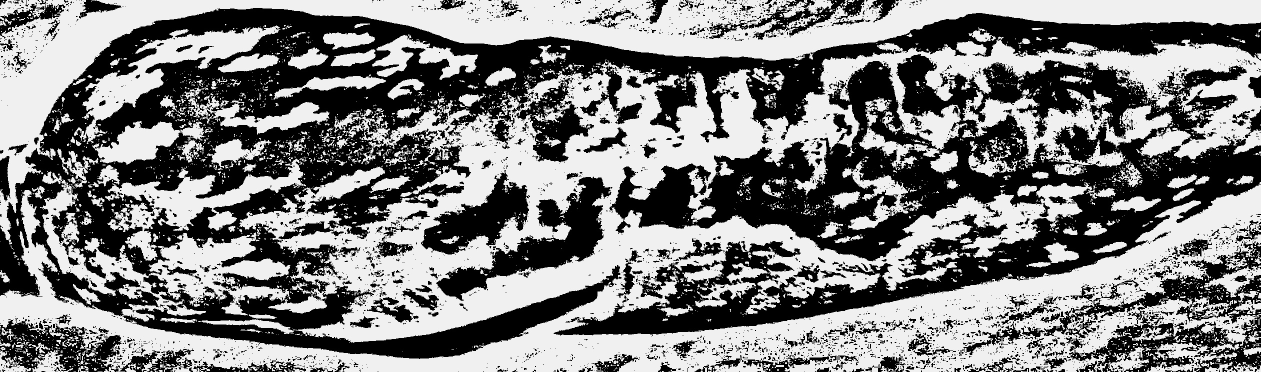
#> input picture image_022.jpg, 2521 x 744 px (shown at 1/2 size)
$ python -i image_funs.py   (imports and definitions only)   (older library calls are emulated)
#> lines starting #> are read from the running program, lines starting #| are printed output that depends on the picture; after the words box and inside, x2 and y2 are one past the last pixel; in counts of white or black regions, pixels touching at a corner belong together
# -*- coding: utf-8 -*-
"""
Created on Tue Aug 02 10:27:03 2016

@author: Starship

Repository for image pre-processing functions
"""

import cv2
import numpy as np
import math
import os
import matplotlib.pyplot as plt
from scipy import misc, ndimage
from skimage.feature import peak_local_max
from skimage.morphology import watershed
from skimage.color import rgb2gray
from skimage.measure import perimeter
import shapely.geometry as sg
import scipy
import pylab

from cont2points import cont2points

##### Patch complexity #####
# [10 lines left out: function perim_func, not called in this run]


##### Gamma Correction ########
def gamma(img, gamma = 0.5):
    'adjusts gamma level of input image'
    img_float = np.float32(img)
    max_pixel = np.max(img_float)
    #image pixel normalisation
    img_normalised = img_float/max_pixel
    #gamma correction exponent calulated
    gamma_corr = np.log(img_normalised)*gamma
    #gamma correction being applied
    gamma_corrected = np.exp(gamma_corr)*255.0
    #conversion to unsigned int 8 bit
    gamma_corrected = np.uint8(gamma_corrected)
    return gamma_corrected


###### Foreground extractor #######
def fore_extract (img):
    'Extract the foreground of the image using a blur+findContour method and a grabCut method together.'
    '''
    Attempts to find the background and turn it black. Equalizes the histogram,
    boosts gamma way up to 15 such that the only contour is the seal (usually),
    blurs, then finds that contour, builds a filled polygon from the point,
    and then multiplies the (inverted) boolean values by the original image
    such that the background (black, 0) turns all corresponding background
    pixels in the original black as well.

    Requires: cv2, numpy as np
    '''
    gray_img = cv2.cvtColor(img, cv2.COLOR_BGR2GRAY)
    trash = gray_img[:].copy()
    eq_img = cv2.equalizeHist(src=gray_img, dst=trash) #Eq histogram
    gammed = gamma(eq_img, gamma=15) #Boost gamma very high
    blur = gammed #Destination for blur
    #Apply blur to minimize contours
    cv2.GaussianBlur(src=gammed, dst=blur, ksize=(35,35), sigmaX=0, sigmaY=0 )
    cont = cv2.findContours(blur, cv2.RETR_EXTERNAL,
           cv2.CHAIN_APPROX_SIMPLE)[-2] #Find contours
    areaArray = [] #empty array
    for i, c in enumerate(cont): #Fill array with areas
        area = cv2.contourArea(c)
        areaArray.append(area)
    sorteddata = sorted(zip(areaArray, cont), key = lambda x: x[0],
                        reverse=True) #Sort the data
    largest1 = sorteddata[0][1] #Find the largest contour
    points1 = np.array([point[0] for point in largest1]) #points for largest
    points2 = [0,0]
    if len(sorteddata) > 1 : #Some images don't have 2 segments
        largest2 = sorteddata[1][1] #Find 2nd largest contour
        points2 = np.array([point[0] for point in largest2]) #points for 2nd
    else: largest2 = np.asarray((0,0)) #if no 2nd, empty array
    blank = np.zeros(shape = gray_img.shape)
    if len(points2) > 2 : #If there're two segments
        filled = cv2.fillPoly(blank, [points1, points2], 1) #filled poly 1+2
    else:
        filled = cv2.fillPoly(blank, [points1], 1) #Else just 1st poly filled
    boole = ~np.bool8(filled) #inverts so background is 0
    boole = np.uint8(boole) #convert from bool to integer (1 or 0)
    masked = gray_img*boole #Multiply original img by 1 or 0 to mask poly
       ######## Secondary: GrabCut
    '''
    Secondary foreground extractor, cv2's grabCut. both methods pretty good.
    Together, quite good
    '''
    mask = np.zeros(img.shape[:2],np.uint8)

    bgdModel = np.zeros((1,65),np.float64) #This pretty much never changes when
    fgdModel = np.zeros((1,65),np.float64) #using grabCut

    #Make a rect around the ROI, or here, the whole image-1pixel since it's
    #already cropped.
    rect = (0,0,img.shape[1]-1, len(img)-1)

    cv2.grabCut(img,mask,rect,bgdModel,fgdModel,2,cv2.GC_INIT_WITH_RECT)
    mask2 = np.where((mask==2)|(mask==0),0,1).astype('uint8')
    masked2 = img*mask2[:,:,np.newaxis]
    masked2 = cv2.cvtColor(masked2, cv2.COLOR_BGR2GRAY)
    masked = masked2*boole #Make a mask, add to previous mask

    # Find how much white there is. Integrates into inversion decision later
    how_mask = masked.size - np.count_nonzero(masked)

    cv2.imshow("masked img", masked)
    cv2.waitKey(0)
    cv2.destroyAllWindows()

    return masked, how_mask

# [49 lines left out: function gamma_search, not called in this run]


>>> import cv2
>>> picture = cv2.imread('image_022.jpg')
#> picture is the input picture: shape (744, 2521, 3); min 0, max 250, mean 128
>>> result = fore_extract(picture)
#> in fore_extract, `eq_img = cv2.equalizeHist(src=gray_img, dst=trash)`:
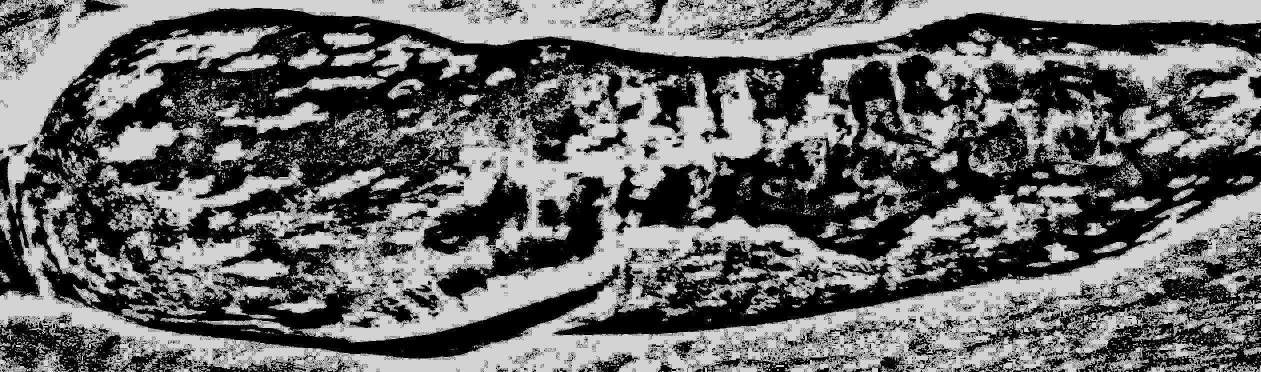
#> eq_img: shape (744, 2521) (shown at 1/2 size); min 0, max 255, mean 103.4
#> in gamma, `max_pixel = np.max(img_float)`: max_pixel = 255
#> in gamma, `gamma_corr = np.log(img_normalised)*gamma`:
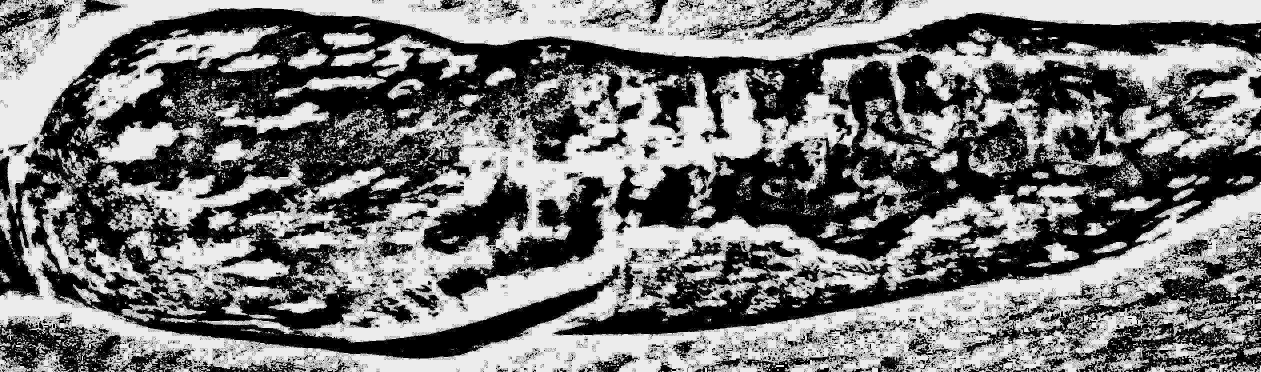
#> gamma_corr: shape (744, 2521) float32 (shown at 1/2 size); 36.93% of the values are NaN or infinite; the others: min -38.95, max 0, mean -10.28; drawn with min black, max white, NaN and infinite black
#> in gamma, `gamma_corrected = np.exp(gamma_corr)*255.0`:
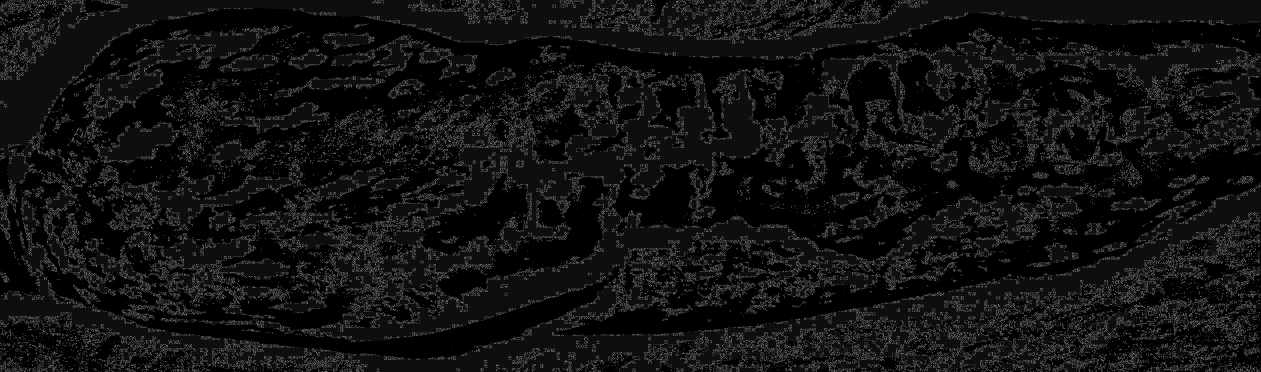
#> gamma_corrected: shape (744, 2521) float32 (shown at 1/2 size); min 0, max 255, mean 17.9
#> in fore_extract, `cv2.GaussianBlur(src=gammed, dst=blur, ksize=(35,35), sigmaX=0, sigmaY..`:
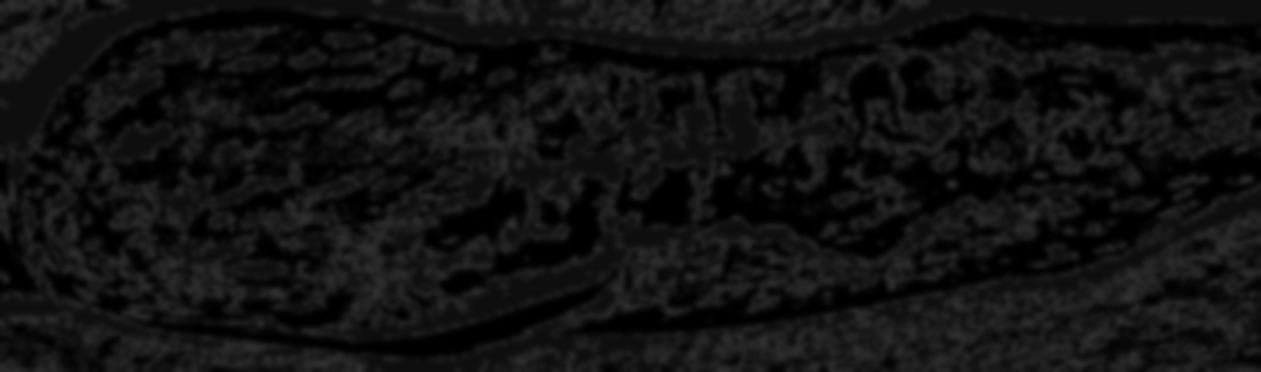
#> blur: shape (744, 2521) (shown at 1/2 size); min 0, max 52, mean 17.5
#> in fore_extract, `cont = cv2.findContours(blur, cv2.RETR_EXTERNAL, cv2.CHAIN_APPROX_SIMP..`: cont = 1 contour; box (x1, y1, x2, y2) and area: (0, 0, 2521, 744) 1865572
#> the loop in fore_extract, `for i, c in enumerate(cont):` made 1 pass
#> area on pass 1: 1865572.5
#> after the loop in fore_extract, `for i, c in enumerate(cont):`: areaArray = [1865572.5]
#> in fore_extract, `sorteddata = sorted(zip(areaArray, cont), key = lambda x: x[0], revers..`: sorteddata = 1 item
#> in fore_extract, `largest1 = sorteddata[0][1]`: largest1 = contour of 388 points, box (x1, y1, x2, y2) (0, 0, 2521, 744), area 1865572
#> in fore_extract, `points1 = np.array([point[0] for point in largest1])`: points1 = 388 pairs, first value 0 to 2520, second value 0 to 743
#> in fore_extract, `filled = cv2.fillPoly(blank, [points1], 1)`:
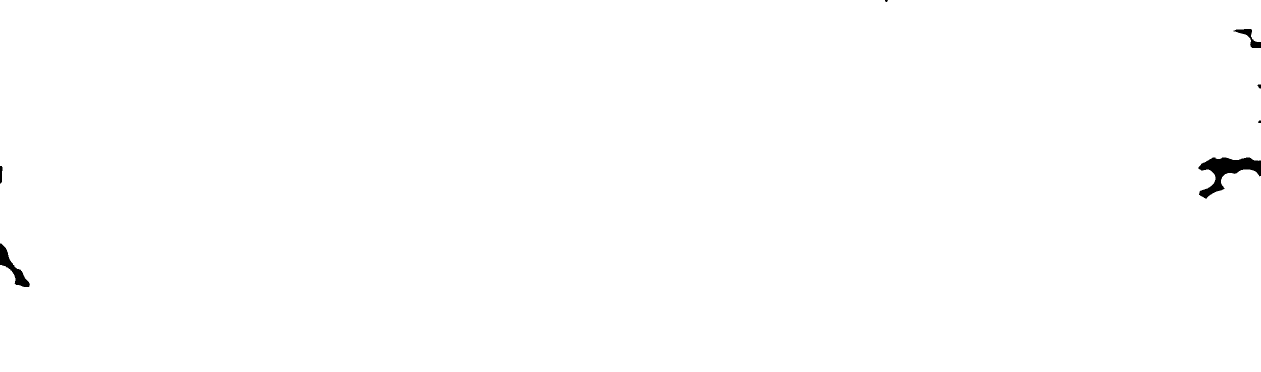
#> filled: shape (744, 2521) float64 (shown at 1/2 size); values 0 (black) and 1 (white), 99.7% white; 7 black regions (1 under 20 px), largest, box (x1, y1, x2, y2) and area: (2397, 315, 2521, 397) 4051, (0, 487, 60, 574) 1589, (2467, 58, 2521, 96) 623, (0, 332, 5, 367) 144, (2515, 169, 2521, 177) 35, (2516, 241, 2521, 246) 20
#> in fore_extract, `rect = (0,0,img.shape[1]-1, len(img)-1)`: rect = (0, 0, 2520, 743)
#> in fore_extract, `masked2 = img*mask2[:,:,np.newaxis]`:
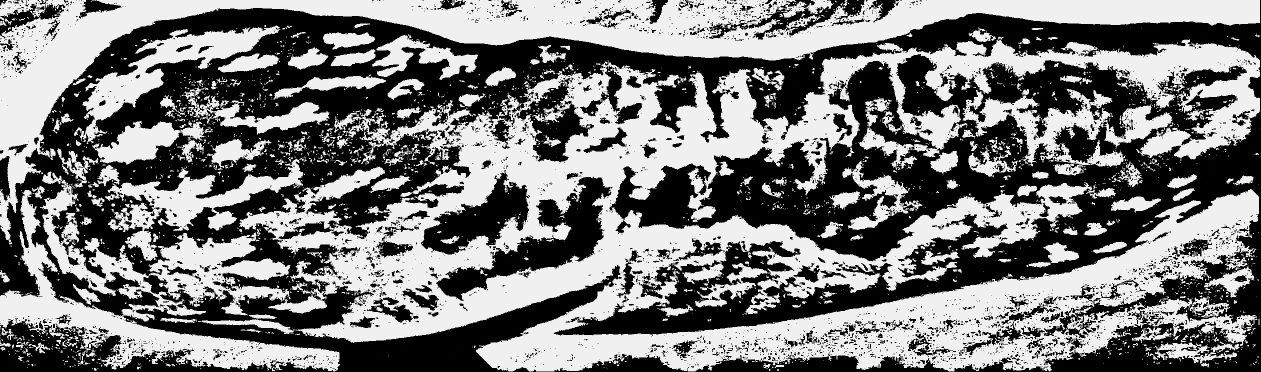
#> masked2: shape (744, 2521, 3) (shown at 1/2 size); min 0, max 250, mean 122.8
#> in fore_extract, `how_mask = masked.size - np.count_nonzero(masked)`: how_mask = 1875570

$ run again, on HALF_121715_W6.JPG
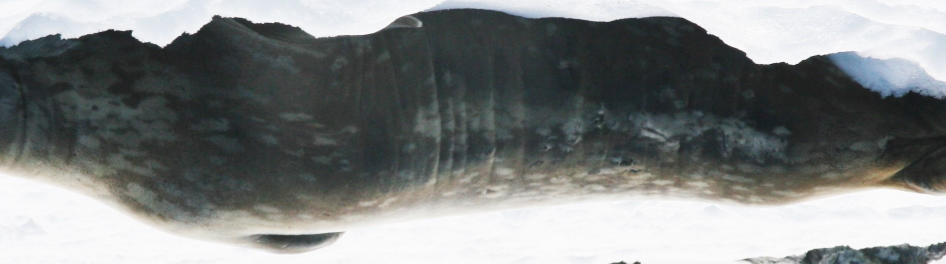
#> input picture HALF_121715_W6.JPG, 1892 x 527 px (shown at 1/2 size)
#> picture is the input picture: shape (527, 1892, 3); mean B, G, R 129.7, 130.3, 127
#> max_pixel = 255
#> cont = 4 contours; box (x1, y1, x2, y2) and area: (0, 336, 1892, 527) 211781, (973, 0, 1892, 173) 72292, (0, 0, 897, 101) 55896, (1850, 505, 1892, 527) 641
#> the loop in fore_extract, `for i, c in enumerate(cont):` made 4 passes
#> area on passes 1 to 4: 641, 211781, 72292.5, 55895.5
#> after the loop in fore_extract, `for i, c in enumerate(cont):`: areaArray = [641, 211781, 72292.5, 55895.5]
#> sorteddata = 4 items
#> largest1 = contour of 763 points, box (x1, y1, x2, y2) (0, 336, 1892, 527), area 211781
#> points1 = 763 pairs, first value 0 to 1891, second value 336 to 526
#> largest2 = contour of 409 points, box (x1, y1, x2, y2) (973, 0, 1892, 173), area 72292
#> points2 = 409 pairs, first value 973 to 1891, second value 0 to 172
#> in fore_extract, `filled = cv2.fillPoly(blank, [points1, points2], 1)`:
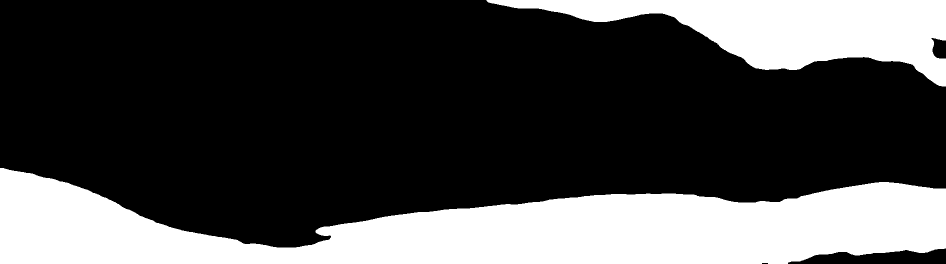
#> filled: shape (527, 1892) float64 (shown at 1/2 size); values 0 (black) and 1 (white), 28.8% white; 2 white regions, box (x1, y1, x2, y2) and area: (0, 336, 1892, 527) 213862, (973, 0, 1892, 173) 73326
#> rect = (0, 0, 1891, 526)
#> in fore_extract, `masked = masked2*boole`:
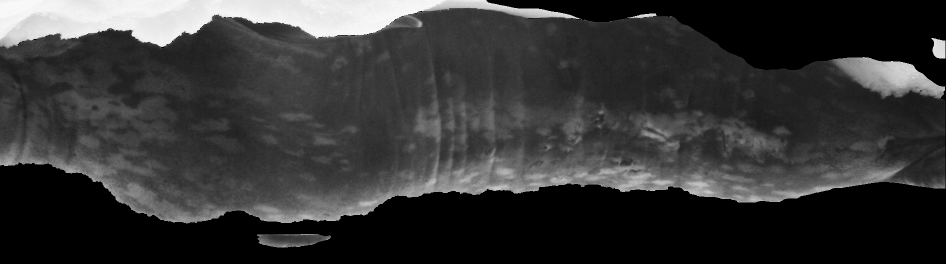
#> masked: shape (527, 1892) (shown at 1/2 size); min 0, max 255, mean 53.9
#> how_mask = 326071
